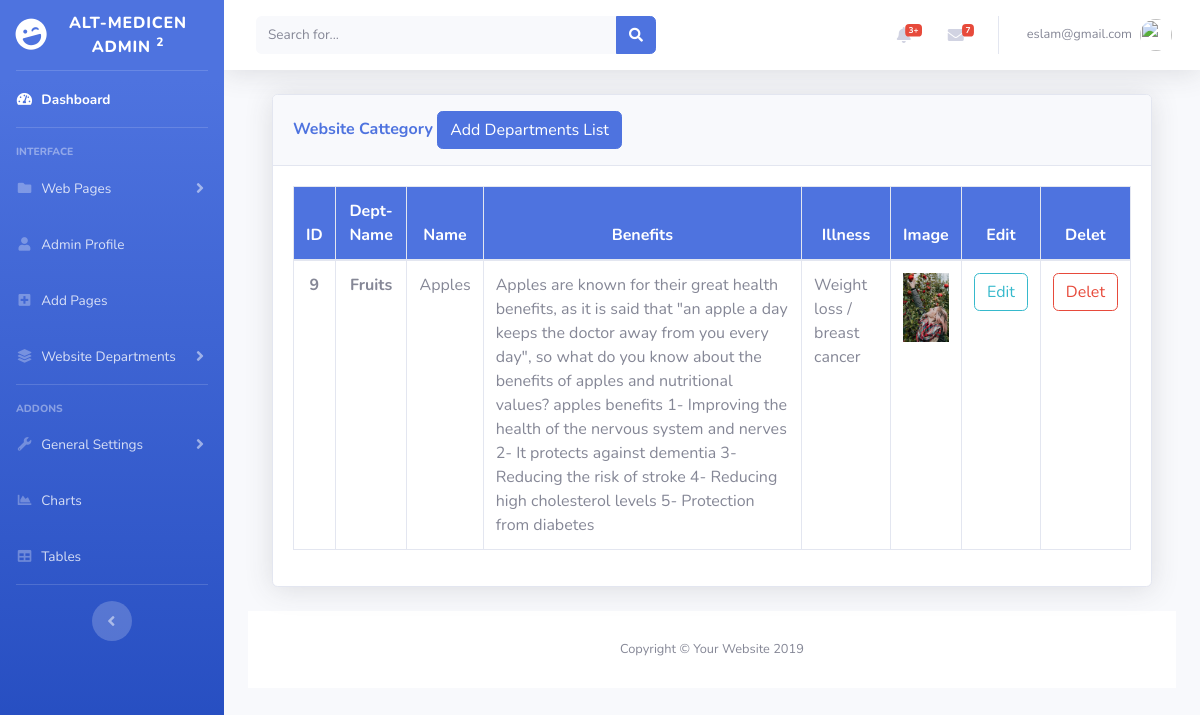
Screenshot of /category.php (signed in) with the database file from the repository.
### tables this page shows
CREATE TABLE `category` (
  `cate_id` int(11) NOT NULL,
  `dept_id` int(11) NOT NULL,
  `cate_name` varchar(250) NOT NULL,
  `cate_benefits` longtext NOT NULL,
  `cate_illness` longtext NOT NULL,
  `cate_img` varchar(250) NOT NULL
);

CREATE TABLE `departments` (
  `dept_id` int(11) NOT NULL,
  `dept_name` varchar(250) NOT NULL,
  `dept_desc` longtext NOT NULL,
  `dept_img` varchar(250) NOT NULL
);

### category.php (the view, shortened to what this page needs)
<?php
 include('includes/header.php');
 include('includes/navbar.php');
 include('includes/topbar.php');
 include('includes/dbconfig/dp.php');
?>
<div class='container-fluid'>
    <div class="card shadow mb-4">
        <div class="card-header py-3">
            <h6 class="m-0 font-weight-bold text-primary">Website Cattegory
                <button type="button" class="btn btn-primary" data-toggle="modal" data-target="#adminprofile">
                   Add Departments List
                </button>
            </h6>
        </div>
        <div class="card-body">
            <div class="table-responsive">
            <table class="table table-bordered" id="dataTable" width="100%" cellspacing="0">
                <thead class="bg-primary text-white">
                    <tr class="text-center">
                        <th scope="col">ID</th>
                        <th scope="col">Dept-Name</th>
                        <th scope="col">Name</th>
                        <th scope="col">Benefits</th>
                        <th scope="col">Illness</th>
                        <th scope="col">Image</th>
                        <th scope="col"> Edit </th>
                        <th scope="col"> Delet </th>
                    </tr>
                </thead>
            <?php
                $query     = "SELECT * FROM category INNER JOIN departments WHERE category.dept_id =departments.dept_id ";
                $query_run = mysqli_query($connection,$query);
                if(mysqli_num_rows($query_run) > 0){
                    while( $row = mysqli_fetch_assoc($query_run)){
            ?>
                    <tbody>
                    <tr>
                            <th  class="text-center" scope="row"><?php echo $row['cate_id'];?> </th>
                            <th  class="text-center" scope="row"><?php echo $row['dept_name'];?> </th>
                            <td class="text-center"><?php echo $row['cate_name'];?></td>
                            <td><?php echo $row['cate_benefits'];?></td>
                            <td><?php echo $row["cate_illness"];?></td>
                            <td class="text-center">
                                <?php echo '<img src="upload/category/'.$row["cate_img"].'" width="50px"; height="50px;" class="img-fluid" alt="Responsive image">'  ?>
                            </td>
                            <td class="text-center">
                                <form action="category_edit.php" method="POST">
                                    <button type="submit" name="category_editbtn" class="btn btn-outline-info">Edit</button>
                                </form>
                            </td>
                            <td class="text-center">
                                <form action="code.php" method="POST">
                                    <button type="submit" name="category_id_deletbtn" class="btn btn-outline-danger">Delet</button>
                                </form>
                            </td>
                            </tr>
            <?php
                    }
                }
            else{
                    echo '<p class="text-white text-center bg-gradient-danger">No Record Found</p>';
                }
            ?>
                 </tbody>
                </table>
            </div>
        </div>
    </div>
</div>
<?php
 include('includes/footer.php');
?>

### rows the page displays
category: cate_id "9", dept.dept_name "Fruits", cate_name "Apples", cate_benefits "Apples are known for their great health benefits, as it is said that \"an apple a day keeps the doctor away from you every day\", so what do you know about the benefits of apples and nutritional values? apples benefits 1- Improving the health of the nervous system and nerves 2- It protects against dementia 3- Reducing the risk of stroke 4- Reducing high cholesterol levels 5- Protection from diabetes", cate_illness "Weight loss / breast cancer", cate_img (picture)

### other values shown
$_SESSION['email'] "eslam@gmail.com"
